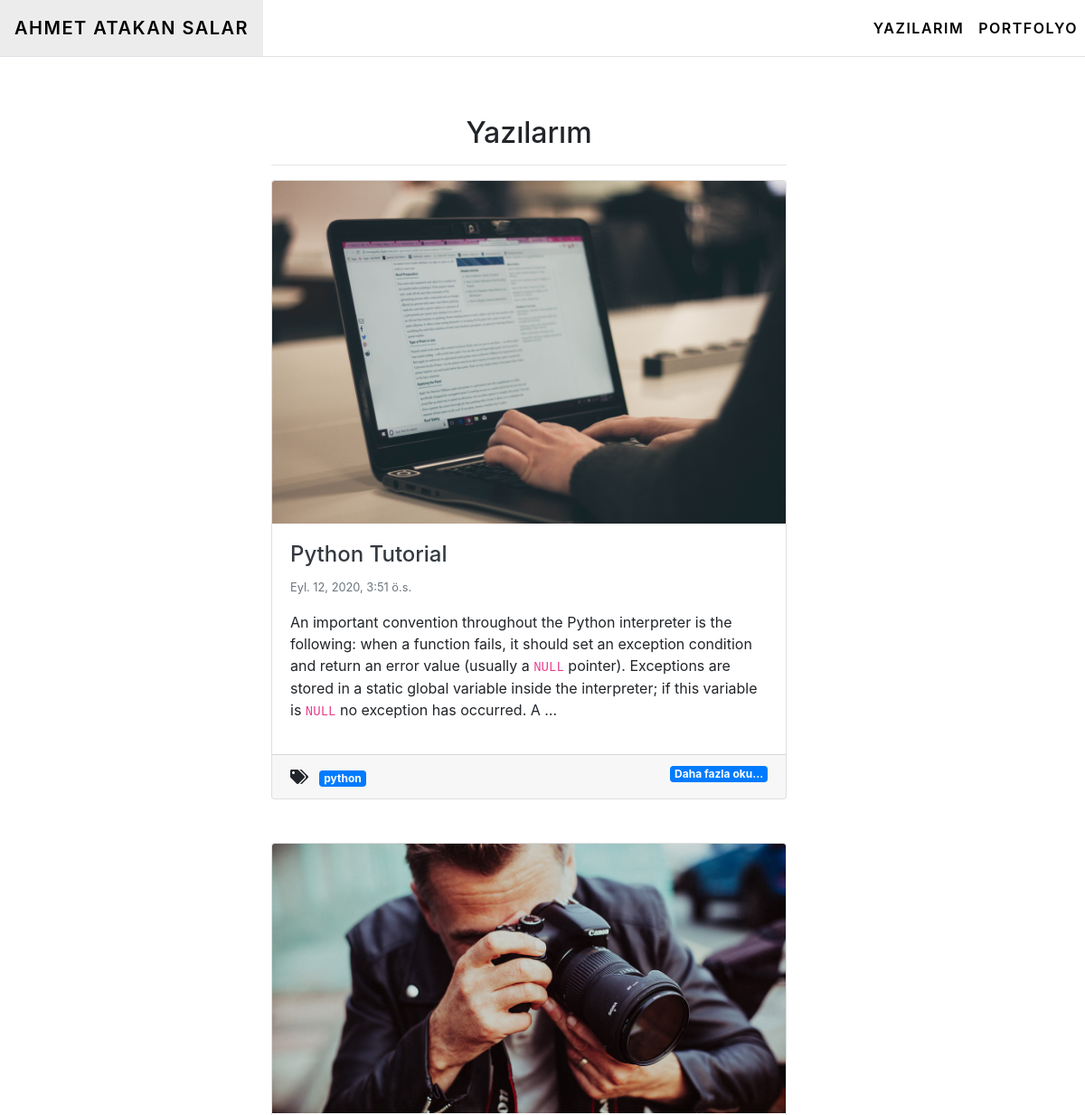
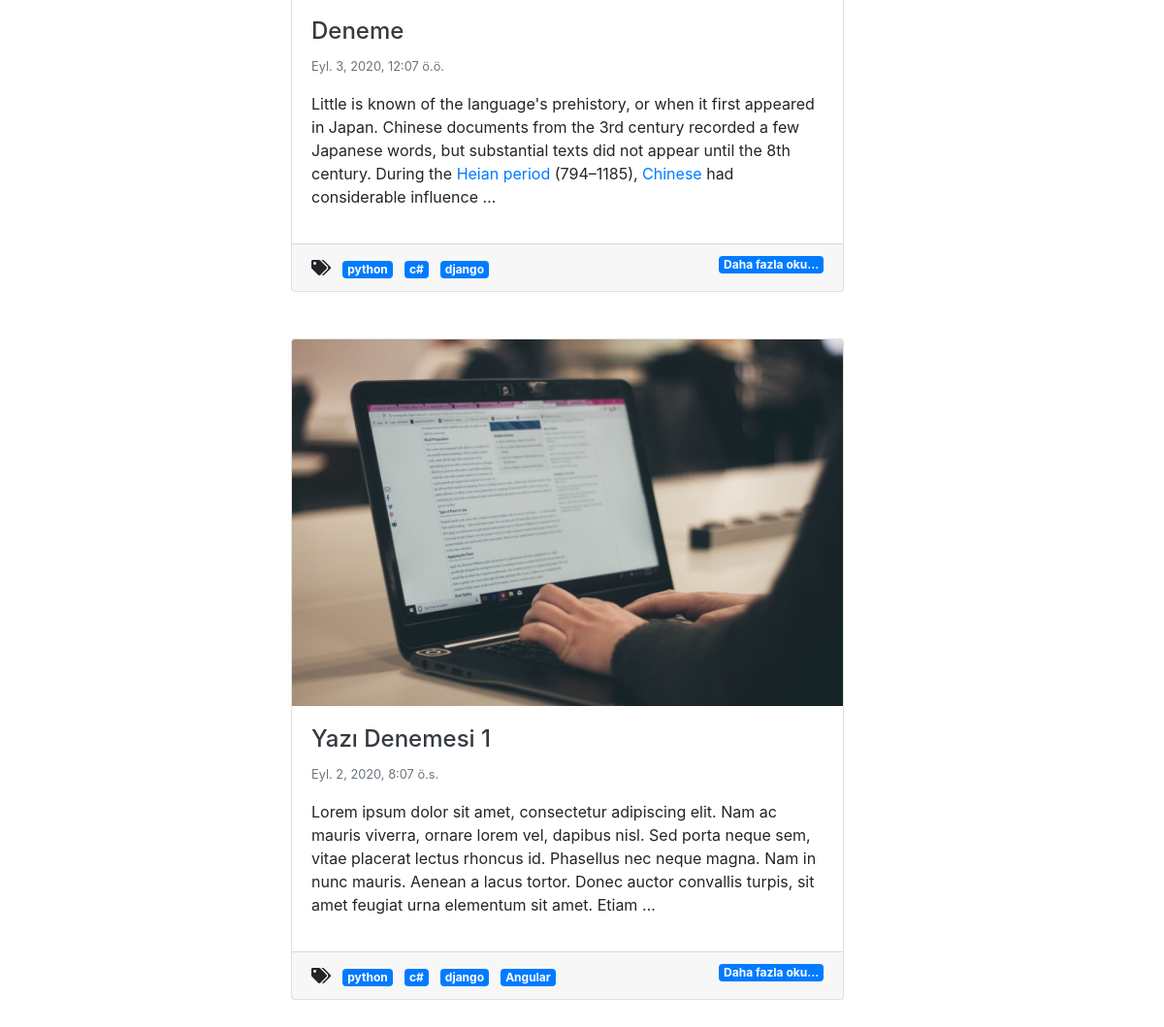
/posts/, run on the app's committed database (2 pictures, top to bottom).
### post/models.py (models this page shows, shortened)
class Post(models.Model):
    post_author = models.ForeignKey("auth.User", on_delete=models.CASCADE)
    post_title = models.CharField(max_length=50)
    post_content = RichTextField()
    post_date = models.DateTimeField(auto_now_add=True)
    post_image = models.FileField(blank=True, null=True, verbose_name="Resim Ekle:")
    post_tags = models.ManyToManyField(Tag, verbose_name="tags", blank=True, null=True)
    class Meta:
        ordering =['-post_date']

class Tag(models.Model):
    tag_name = models.CharField(max_length=10, blank=True, null=True)

### post/views.py (the view)
# urls.py: path('posts/', include('post.urls'), name="posts"),
def posts(request):
    posts = Post.objects.all()
    context = {
        "posts": posts,
    }
    return render(request, 'posts.html', context)

### templates/posts.html (shortened to what this page needs)
{% extends "layout.html" %}
{% block body %}
    <div class="row content-wrapper w-100">
        <div class="col-md-6 offset-md-3 align-self-center">
            <h2 class="text-center">Yazılarım</h2><hr>
            {% for post in posts %}
            <div class="card mb-5">
                {% if post.post_image %}
                <a href="{% url 'post:post' post.id %}" class="post-img"><img class="card-img-top" src="{{post.post_image.url}}" alt="Card image cap"></a>
                {% endif %}
                <div class="card-body">
                    <a href="{% url 'post:post' post.id %}" class="text-dark"><h4>{{post.post_title}}</h4></a>
                    <small class="text-secondary">{{post.post_date}}</small>
                    <p class="card-text ">{{post.post_content|truncatewords:50|safe}}</p>
               </div>
               <div class="card-footer">
                {% if post.post_tags.all  %}
                <i class="fas fa-tags mr-2"></i>
                {% for tag in post.post_tags.all %}
                    <a href="{% url 'post:tagposts' tag.id %}" class="mr-2 text-decoration-none">
                        <span class="badge badge-primary ">{{tag.tag_name}}</span>
                    </a>
                {% endfor %}
                {% endif %}
                <a href="{% url 'post:post' post.id %}" class="w-100">
                    <span class="badge badge-primary float-right">Daha fazla oku...</span>
                </a>
               </div>
            </div>
            {% endfor %}
        </div>
    </div>
{% endblock body %}

### static/style/style.css (style rules this page uses)
.content-wrapper { margin-top: 8rem; margin-bottom: 10rem; }
.post-img { opacity: 1; }

### data on the page
Post: post_image (picture), post_title "Python Tutorial", post_date "Eyl. 12, 2020, 3:51 ö.s.", post_content "An important convention throughout the Python interpreter is the following: when a function fails, it should set an exception condition and return an error value (usually a NULL pointer). Exceptions are stored in a static global variable inside the interpreter; if this variable is NULL no exception has occurred. A …"
Tag: tag_name "python"
Post: post_image (picture), post_title "Deneme", post_date "Eyl. 3, 2020, 12:07 ö.ö.", post_content "Little is known of the language's prehistory, or when it first appeared in Japan. Chinese documents from the 3rd century recorded a few Japanese words, but substantial texts did not appear until the 8th century. During the Heian period (794–1185), Chinese had considerable influence …"
Tag: tag_name "c#"
Tag: tag_name "django"
Post: post_image (picture), post_title "Yazı Denemesi 1", post_date "Eyl. 2, 2020, 8:07 ö.s.", post_content "Lorem ipsum dolor sit amet, consectetur adipiscing elit. Nam ac mauris viverra, ornare lorem vel, dapibus nisl. Sed porta neque sem, vitae placerat lectus rhoncus id. Phasellus nec neque magna. Nam in nunc mauris. Aenean a lacus tortor. Donec auctor convallis turpis, sit amet feugiat urna elementum sit amet. Etiam …"
Tag: tag_name "Angular"
